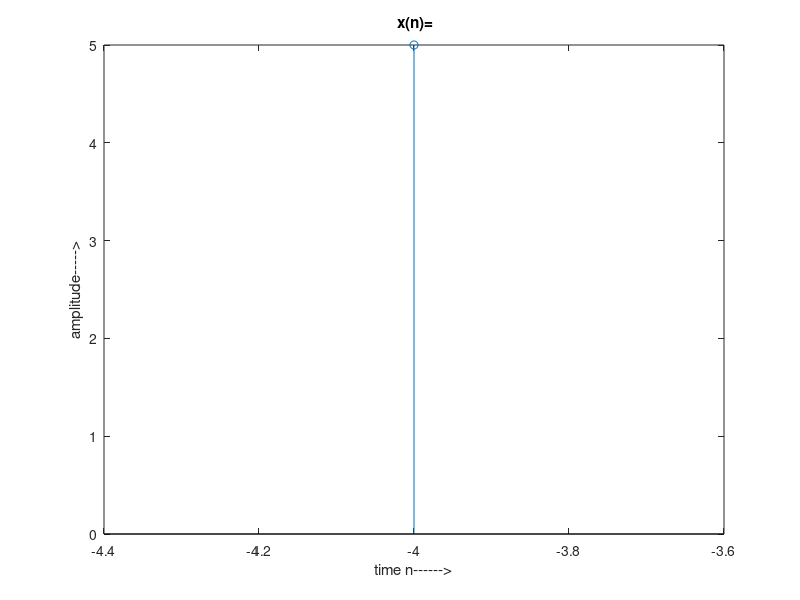
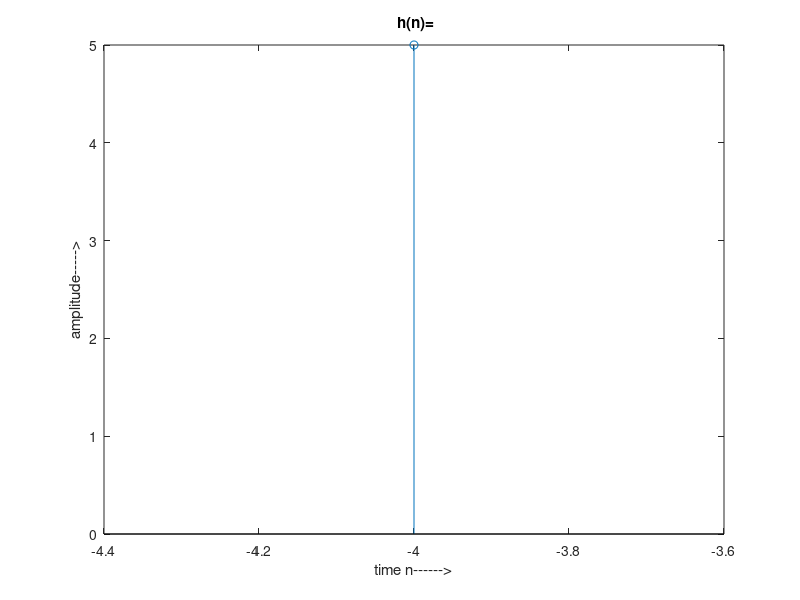

Reproduce these figures in MATLAB, in order. (Note: this script raises an error after producing the figures.)
clc
close all
clear all
x=input('enter the sequence, x(n)=')
xo=input("position of origin,  ");xo=xo-1;
h=input('enter the sequence, h(n)=')
ho=input("position of origin,  ");ho=ho-1;
m=length(x);
n=length(h);
ma=max(m,n)
figure
stem(-xo:m-xo-1,x)
title(' x(n)=')
xlabel('time n------>')
ylabel('amplitude----->')
figure
stem(-ho:n-ho-1,h)
title(' h(n)=')
xlabel('time n------>')
ylabel('amplitude----->')
l=m+n-1;   %length of convolved signal
v=convp(x,h,l,m,n)  %calling function
figure
stem(-xo-ho:m-xo+n-ho-1-1,v,'r')
grid on;
title('output Y(n) Linear Convolution ')
xlabel('time n------>')
ylabel('amplitude----->')

function Y=convp(x,h,l,m,n)
X=zeros(1,l);   %array of L zeros
H=zeros(1,l);   %array of L zeros
X(1:m)=x;       %replacing zeros with the input array
H(1:n)=h;       %replacing zeros with the input array
for i=1:l
    Y(i)=0;
    for j=1:i   %convolving
        Y(i)=Y(i)+X(j)*H(i-j+1);
    end
end
end